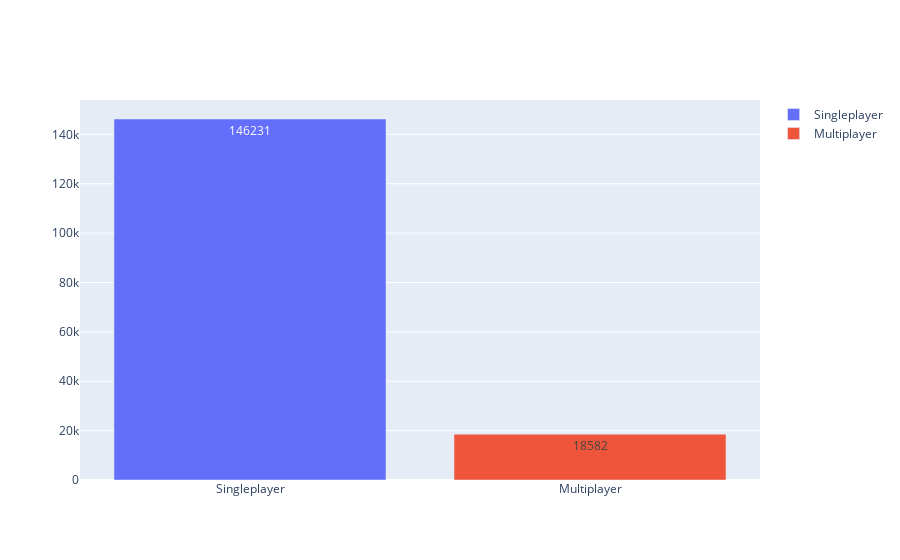

Source (notebook cell):
### Code cell
%matplotlib inline
import json
import numpy as np
import plotly.graph_objects as go
import cv2
from plotly.subplots import make_subplots
from IPython.display import Image
import sys
import os
sys.path.insert(0, '../../')
from data_loader import get_data_to_load, get_counterpart

# Load data first

multiplayer_countries_map = json.load(open('../02_listing/countries_map', encoding='utf8'))
singleplayer_pre_mapping_countries_map = json.load(open('../03_mapping/pre_mapping_countries_map', encoding='utf8'))
basenames_to_country_map = json.load(open('../03_mapping/pre_mapping_basenames_to_countries_map', encoding='utf8'))
variance_map = json.load(open('../04_data_cleaning/variance_map', encoding='utf8'))

list_files = get_data_to_load(loading_file='../04_data_cleaning/updated_data_list', file_location='../01_enriching/.data/', image_file_location='../../1_data_collection/.data/', allow_new_file_creation=False, from_remote_only=True, download_link='default', limit=25, shuffle_seed=43, allow_file_location_env=True, allow_image_file_location_env=True, allow_json_file_location_env=True, allow_download_link_env=True)
list_basenames = [os.path.basename(x) for x in list_files]
list_basenames_set = set(list_basenames)
basenames_to_file_map = {x: y for x, y in zip(list_basenames, list_files)}

# filter only .png files from the list
images_to_country_map = {get_counterpart(k): v for k, v in basenames_to_country_map.items() if k in list_basenames_set}

# Combine image_to_country_map and variance_map (they have the same keys, but different kinds of values)
# into a single dictionary, where the values are tuples of the form (country, variance)
image_to_country_variance_map = {}
for key in images_to_country_map:
    image_to_country_variance_map[key] = (images_to_country_map[key], variance_map[key])
    
# Combine the two countries maps into a single dictionary, where the values are tuples of the form (multiplayer_country, singleplayer_country)
countries_map = {}
for key in set([*multiplayer_countries_map.keys(), *singleplayer_pre_mapping_countries_map.keys()]):
    countries_map[key] = (multiplayer_countries_map.get(key, np.nan), singleplayer_pre_mapping_countries_map.get(key, np.nan))
    
# Print number of singleplayer games and number of multiplayer games by summing all the values in the countries_map
singleplayer_games = sum(singleplayer_pre_mapping_countries_map.values())
multiplayer_games = sum(multiplayer_countries_map.values())

# Display in a fancy plotly plot (not a table but a bar chart with nice big labels of the final values
fig = go.Figure(data=[
    go.Bar(name='Singleplayer', x=['Singleplayer'], y=[singleplayer_games], text=[singleplayer_games], textposition='auto'),
    go.Bar(name='Multiplayer', x=['Multiplayer'], y=[multiplayer_games], text=[multiplayer_games], textposition='auto')
])

# Display the plot
fig.show()

### Figure 1 — Plotly figure (JSON) as saved in the notebook; plotly's stock layout.template omitted (floating-point values rounded to 4 significant figures)
{"data": [{"name": "Singleplayer", "text": ["146231"], "textposition": "auto", "type": "bar", "x": ["Singleplayer"], "y": [146231]}, {"name": "Multiplayer", "text": ["18582"], "textposition": "auto", "type": "bar", "x": ["Multiplayer"], "y": [18582]}], "layout": {}}
